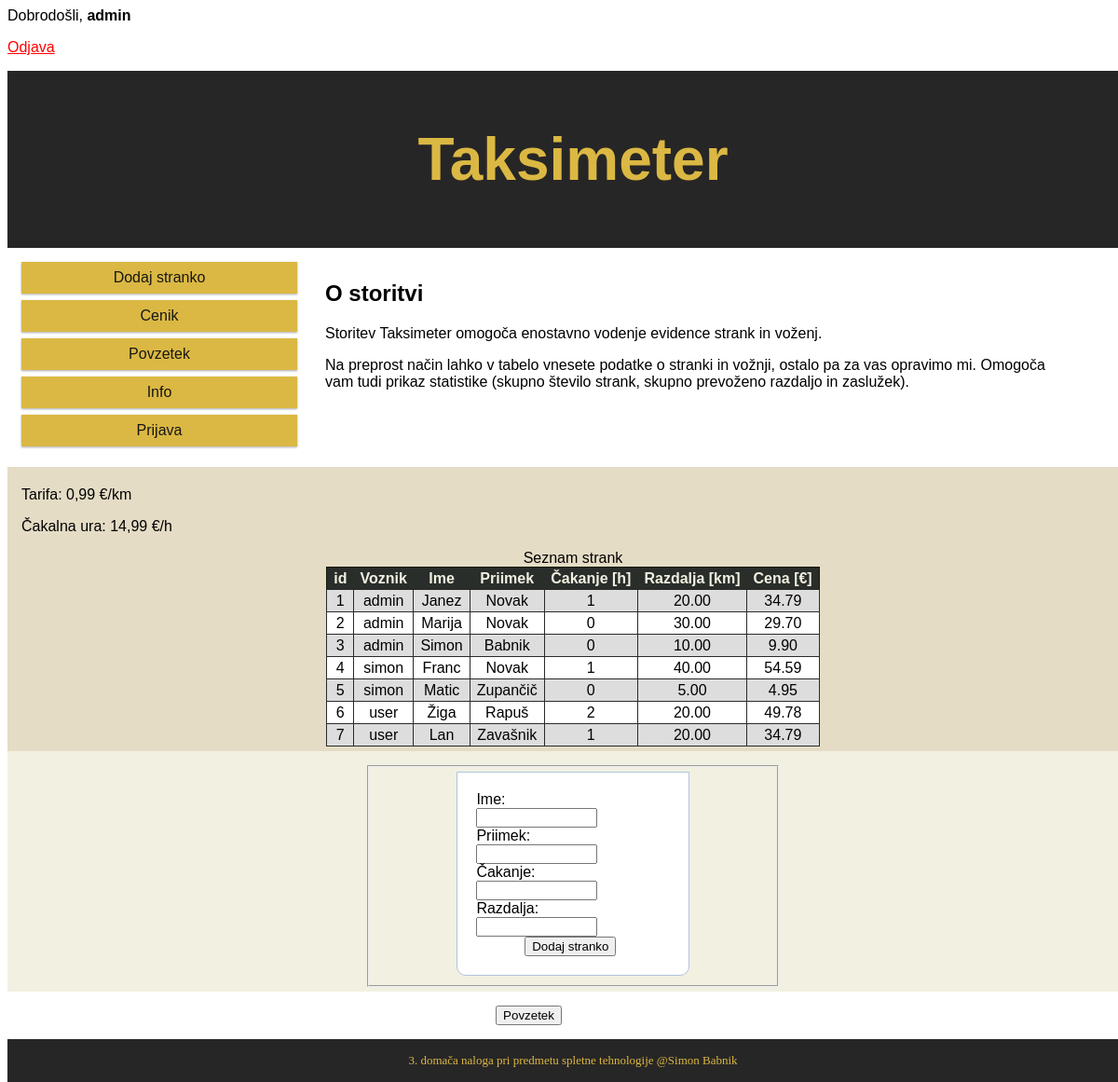
/index.php (signed in), run on the app's committed database.
### tables this page shows
CREATE TABLE `voznje` (
  `id` int(11) NOT NULL,
  `username` varchar(100) NOT NULL,
  `ime` varchar(100) NOT NULL,
  `priimek` varchar(100) NOT NULL,
  `cakanje` int(11) NOT NULL,
  `razdalja` float(10,2) NOT NULL,
  `cena` float(10,2) NOT NULL
);

### index.php (the view, shortened to what this page needs)
<?php
  if (isset($_SESSION['username'])) {
	echo "Dobrodošli, " . "<b>" . $_SESSION['username'] . "</b>";
	?>
	<p>
	<a href="index.php?logout='1'" style="color: red;">
		Odjava
	</a>
	</p>
	<?php
}
  ?>
<!DOCTYPE html>
<html lang="en">
<head>
  <link href="style.css" rel="stylesheet">
  <?php
    include_once 'add-stranka.php';
	?>
</head>
<body>
  <header class="col-12">
    <h1>Taksimeter</h1>
  </header>
  <div id="content0" class="row">
    <nav class="col-3">
      <a href=#ime>Dodaj stranko</a>
      <a href=cenik.html>Cenik</a>
      <a href=# id="povzetekBtn2">Povzetek</a>
	  <a href="info.html">Info</a>
	  <a href="prijava.php">Prijava</a>
	</nav>
	<article class="col-8">
		<h2>O storitvi</h2>
		<p>Storitev Taksimeter omogoča enostavno vodenje evidence strank in voženj.</p>
		<p> Na preprost način lahko v tabelo vnesete podatke o stranki in vožnji, ostalo pa za vas opravimo mi. Omogoča vam tudi prikaz statistike
			  (skupno število strank, skupno prevoženo razdaljo in zaslužek). </p>
	  </article>
  </div>
  <?php
  if (isset($_SESSION['username'])) :
 		?>
	<div id="content1" class="col-12">
		<p>Tarifa: 0,99 €/km</p>
		<p>Čakalna ura: 14,99 €/h</p>
		<table id="stranka-table">
			<caption>Seznam strank</caption>
			<tr>
				<th>id</th>
				<th>Voznik</th>
				<th>Ime</th>
				<th>Priimek</th>
				<th>Čakanje [h]</th>
				<th>Razdalja [km]</th>
				<th>Cena [€]</th>
			</tr>
			<?php
			$username = $_SESSION['username'];
			$sql = "SELECT id, username, ime, priimek, cakanje, razdalja, cena FROM voznje WHERE username='$username'";
			if ($username=="admin") {
				$sql = "SELECT id, username, ime, priimek, cakanje, razdalja, cena FROM voznje";
			};
			$result = $mysqli->query($sql);
			if ($result->num_rows > 0) {
			while($row = $result->fetch_assoc()) {
				echo "<tr><td>" . $row['id'] . "</td><td>" . $row['username'] . "</td><td>" . $row['ime'] . "</td><td>" . $row['priimek'] . "</td><td>" . $row['cakanje'] . "</td><td>" . $row['razdalja'] . "</td><td>" . $row['cena'] . "</td></tr>";
			}
			} else {
			echo "0 results";
			}
			?>
		</table>
	</div>
	<div id="content2" class="col-12">
		<fieldset>
			<form method="post">
			<label for="ime">Ime: </label>
			<input id="ime" name="ime" type="text" required autofocus />
			<label for="priimek">Priimek: </label>
      		<input id="priimek" name="priimek" type="text" required />
      		<label for="cakanje">Čakanje: </label>
			<input id="cakanje" name="cakanje" type="number" required/>
     		 <label for="razdalja">Razdalja: </label>
			<input id="razdalja" name="razdalja" type="number" required/>
			<button id="addButton" name="save">Dodaj stranko</button>
			</form>
		</fieldset>
	</div>
	<div id="povzetek" class="col-12">
		<button id="povzetekBtn">Povzetek</button>
	</div>
	<?php endif; ?>
	<footer class="col-12">
		3. domača naloga pri predmetu spletne tehnologije @Simon Babnik
	</footer>
</body>
</html>

### style.css (style rules this page uses)
body { font-family: Arial; }
table { font-family: arial, sans-serif; border-collapse: collapse; margin: auto; border: 1px solid rgb(22, 24, 7); position: relative; }
table tr:nth-child(even) { background-color: #dddddd; }
table tr:nth-child(odd) { background-color: rgb(255, 255, 255); }
td { text-align: center; border: 1px solid rgb(40, 43, 41); padding: 3px 7px 2px 7px; }
th { text-align: center; background-color: rgb(41, 46, 43); color: #F2F0E1; padding: 3px 7px 2px 7px; }
fieldset { margin: auto; width: 35%; }
header { font-size: XX-Large; font-weight: bold; text-align: center; padding-bottom: 20px; padding-top: 20px; color: #dbb843; margin: auto; background-color: rgb(39, 38, 38); }
footer { font-family: "Consolas"; font-size: small; text-align: center; padding-bottom: 5px; padding-top: 5px; color: #dbb843; margin: auto; background-color: rgb(39, 38, 38); }
#content0 { margin: auto; padding-bottom: 5px; padding-top: 5px; }
#content1 { background-color: #e4dcc5; color: rgb(0, 0, 0); margin: auto; padding-bottom: 5px; padding-top: 5px; }
#content2 { background-color: #F2F0E1; margin: auto; padding-bottom: 5px; }
form, .content { width: 50%; margin: 0px auto; padding: 20px; border: 1px solid #B0C4DE; background: white; border-radius: 0px 0px 10px 10px; }
label { display: inline-block; clear: left; width: 120px; }
input, select { box-sizing: border-box; display: inline-block; width: 130px; margin: auto; }
button { position: relative; left: 43%; }
#addButton { position: relative; left: 25%; }
nav a { display: block; text-decoration: none; margin: auto; text-align: center; padding: 8px; margin-bottom: 7px; background-color: #dbb843; color: #181717; box-shadow: 0 1px 3px rgba(0, 0, 0, 0.12), 0 1px 2px rgba(0, 0, 0, 0.24); transition: transform 0.5s; }
.row::after { content: ""; }
[class*="col-"] { float: left; padding: 15px; width: 100% }
@media screen and (min-width: 600px) { .col-3 { width: 25%; } }
@media screen and (min-width: 600px) { .col-8 { width: 66.66%; } }
@media screen and (min-width: 600px) { .col-12 { width: 100%; } }

### data on the page
voznje: id "1", username "admin", ime "Janez", priimek "Novak", cakanje "1", razdalja "20.00", cena "34.79"
voznje: id "2", username "admin", ime "Marija", priimek "Novak", cakanje "0", razdalja "30.00", cena "29.70"
voznje: id "3", username "admin", ime "Simon", priimek "Babnik", cakanje "0", razdalja "10.00", cena "9.90"
voznje: id "4", username "simon", ime "Franc", priimek "Novak", cakanje "1", razdalja "40.00", cena "54.59"
voznje: id "5", username "simon", ime "Matic", priimek "Zupančič", cakanje "0", razdalja "5.00", cena "4.95"
voznje: id "6", username "user", ime "Žiga", priimek "Rapuš", cakanje "2", razdalja "20.00", cena "49.78"
voznje: id "7", username "user", ime "Lan", priimek "Zavašnik", cakanje "1", razdalja "20.00", cena "34.79"

### other printed values
$_SESSION['username'] "admin"
